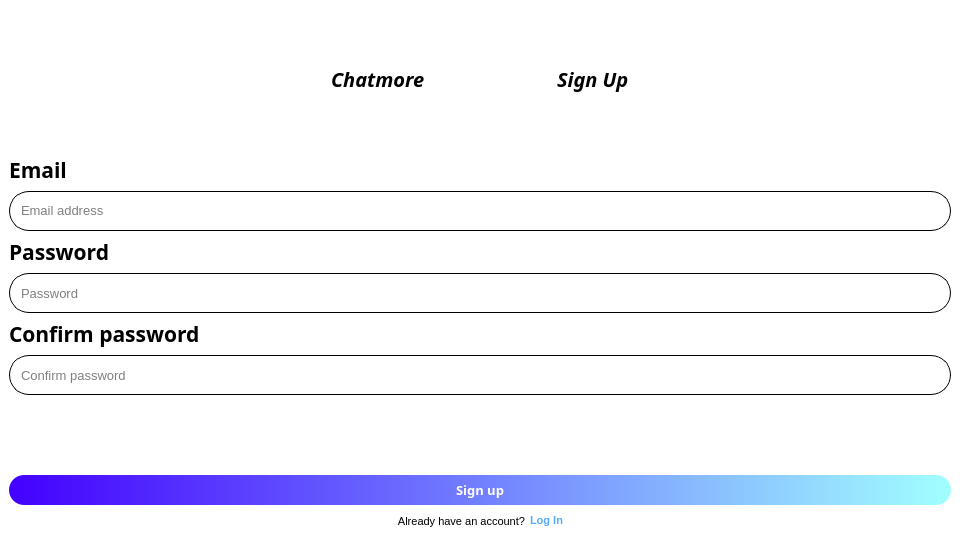
<?xml version="1.0" encoding="UTF-8"?>
<ui version="4.0">
 <class>MainWindow</class>
 <widget class="QMainWindow" name="MainWindow">
  <property name="geometry">
   <rect>
    <x>0</x>
    <y>0</y>
    <width>960</width>
    <height>540</height>
   </rect>
  </property>
  <property name="windowTitle">
   <string>MainWindow</string>
  </property>
  <widget class="QWidget" name="centralwidget">
   <layout class="QVBoxLayout" name="verticalLayout_2">
    <property name="spacing">
     <number>0</number>
    </property>
    <property name="leftMargin">
     <number>0</number>
    </property>
    <property name="topMargin">
     <number>0</number>
    </property>
    <property name="rightMargin">
     <number>0</number>
    </property>
    <property name="bottomMargin">
     <number>0</number>
    </property>
    <item>
     <widget class="QWidget" name="widget" native="true">
      <property name="minimumSize">
       <size>
        <width>0</width>
        <height>0</height>
       </size>
      </property>
      <property name="styleSheet">
       <string notr="true">QWidget#widget{
	background-color: white;
}</string>
      </property>
      <layout class="QVBoxLayout" name="verticalLayout">
       <item>
        <widget class="QWidget" name="widget_6" native="true">
         <property name="minimumSize">
          <size>
           <width>0</width>
           <height>140</height>
          </size>
         </property>
         <layout class="QHBoxLayout" name="horizontalLayout_5">
          <property name="leftMargin">
           <number>0</number>
          </property>
          <property name="topMargin">
           <number>10</number>
          </property>
          <property name="rightMargin">
           <number>0</number>
          </property>
          <property name="bottomMargin">
           <number>10</number>
          </property>
          <item>
           <spacer name="horizontalSpacer_3">
            <property name="orientation">
             <enum>Qt::Horizontal</enum>
            </property>
            <property name="sizeHint" stdset="0">
             <size>
              <width>40</width>
              <height>20</height>
             </size>
            </property>
           </spacer>
          </item>
          <item>
           <widget class="QLabel" name="label_3">
            <property name="font">
             <font>
              <family>Monotype Corsiva</family>
              <pointsize>15</pointsize>
              <weight>75</weight>
              <italic>true</italic>
              <bold>true</bold>
             </font>
            </property>
            <property name="text">
             <string>Chatmore</string>
            </property>
           </widget>
          </item>
          <item>
           <widget class="QLabel" name="label_6">
            <property name="minimumSize">
             <size>
              <width>120</width>
              <height>120</height>
             </size>
            </property>
            <property name="maximumSize">
             <size>
              <width>120</width>
              <height>120</height>
             </size>
            </property>
            <property name="text">
             <string/>
            </property>
            <property name="pixmap">
             <pixmap>../images/logo.png</pixmap>
            </property>
            <property name="scaledContents">
             <bool>true</bool>
            </property>
           </widget>
          </item>
          <item>
           <widget class="QLabel" name="label_7">
            <property name="font">
             <font>
              <family>Monotype Corsiva</family>
              <pointsize>15</pointsize>
              <weight>75</weight>
              <italic>true</italic>
              <bold>true</bold>
             </font>
            </property>
            <property name="text">
             <string>Sign Up</string>
            </property>
           </widget>
          </item>
          <item>
           <spacer name="horizontalSpacer_4">
            <property name="orientation">
             <enum>Qt::Horizontal</enum>
            </property>
            <property name="sizeHint" stdset="0">
             <size>
              <width>40</width>
              <height>20</height>
             </size>
            </property>
           </spacer>
          </item>
         </layout>
        </widget>
       </item>
       <item>
        <widget class="QLabel" name="label">
         <property name="maximumSize">
          <size>
           <width>16777215</width>
           <height>50</height>
          </size>
         </property>
         <property name="font">
          <font>
           <family>Monotype Corsiva</family>
           <pointsize>16</pointsize>
           <weight>75</weight>
           <bold>true</bold>
          </font>
         </property>
         <property name="text">
          <string>Email</string>
         </property>
        </widget>
       </item>
       <item>
        <widget class="QWidget" name="widget_2" native="true">
         <property name="minimumSize">
          <size>
           <width>0</width>
           <height>40</height>
          </size>
         </property>
         <property name="maximumSize">
          <size>
           <width>16777215</width>
           <height>40</height>
          </size>
         </property>
         <property name="styleSheet">
          <string notr="true">QWidget#widget_2{
	border-radius: 20px;
	border: 1px solid;
}</string>
         </property>
         <layout class="QHBoxLayout" name="horizontalLayout">
          <property name="spacing">
           <number>0</number>
          </property>
          <property name="leftMargin">
           <number>10</number>
          </property>
          <property name="topMargin">
           <number>0</number>
          </property>
          <property name="rightMargin">
           <number>10</number>
          </property>
          <property name="bottomMargin">
           <number>0</number>
          </property>
          <item>
           <widget class="QLineEdit" name="lineEdit">
            <property name="font">
             <font>
              <pointsize>10</pointsize>
             </font>
            </property>
            <property name="styleSheet">
             <string notr="true">QLineEdit{
	border: none;
	background-color: transparent;
}</string>
            </property>
            <property name="placeholderText">
             <string>Email address</string>
            </property>
           </widget>
          </item>
          <item>
           <widget class="QPushButton" name="pushButton_2">
            <property name="minimumSize">
             <size>
              <width>32</width>
              <height>32</height>
             </size>
            </property>
            <property name="maximumSize">
             <size>
              <width>32</width>
              <height>32</height>
             </size>
            </property>
            <property name="cursor">
             <cursorShape>PointingHandCursor</cursorShape>
            </property>
            <property name="styleSheet">
             <string notr="true">QPushButton{
	border: none;
}</string>
            </property>
            <property name="icon">
             <iconset>
              <normaloff>../images/eye_15632446.png</normaloff>../images/eye_15632446.png</iconset>
            </property>
           </widget>
          </item>
         </layout>
        </widget>
       </item>
       <item>
        <widget class="QLabel" name="label_2">
         <property name="maximumSize">
          <size>
           <width>16777215</width>
           <height>50</height>
          </size>
         </property>
         <property name="font">
          <font>
           <family>Monotype Corsiva</family>
           <pointsize>16</pointsize>
           <weight>75</weight>
           <bold>true</bold>
          </font>
         </property>
         <property name="text">
          <string>Password</string>
         </property>
        </widget>
       </item>
       <item>
        <widget class="QWidget" name="widget_3" native="true">
         <property name="minimumSize">
          <size>
           <width>0</width>
           <height>40</height>
          </size>
         </property>
         <property name="maximumSize">
          <size>
           <width>16777215</width>
           <height>40</height>
          </size>
         </property>
         <property name="styleSheet">
          <string notr="true">QWidget#widget_3{
	border-radius: 20px;
	border: 1px solid
}</string>
         </property>
         <layout class="QHBoxLayout" name="horizontalLayout_2">
          <property name="leftMargin">
           <number>10</number>
          </property>
          <property name="topMargin">
           <number>0</number>
          </property>
          <property name="rightMargin">
           <number>10</number>
          </property>
          <property name="bottomMargin">
           <number>0</number>
          </property>
          <item>
           <widget class="QLineEdit" name="lineEdit_2">
            <property name="minimumSize">
             <size>
              <width>0</width>
              <height>40</height>
             </size>
            </property>
            <property name="maximumSize">
             <size>
              <width>16777215</width>
              <height>40</height>
             </size>
            </property>
            <property name="font">
             <font>
              <pointsize>10</pointsize>
             </font>
            </property>
            <property name="cursor">
             <cursorShape>IBeamCursor</cursorShape>
            </property>
            <property name="styleSheet">
             <string notr="true">QLineEdit{
	border:none;
	background-color:transparent;
}</string>
            </property>
            <property name="echoMode">
             <enum>QLineEdit::Password</enum>
            </property>
            <property name="placeholderText">
             <string>Password</string>
            </property>
           </widget>
          </item>
          <item>
           <widget class="QPushButton" name="pushButton_3">
            <property name="minimumSize">
             <size>
              <width>32</width>
              <height>32</height>
             </size>
            </property>
            <property name="maximumSize">
             <size>
              <width>32</width>
              <height>32</height>
             </size>
            </property>
            <property name="cursor">
             <cursorShape>PointingHandCursor</cursorShape>
            </property>
            <property name="styleSheet">
             <string notr="true">QPushButton{
	border: none;
}</string>
            </property>
            <property name="icon">
             <iconset>
              <normaloff>../images/eye_15632446.png</normaloff>../images/eye_15632446.png</iconset>
            </property>
           </widget>
          </item>
         </layout>
        </widget>
       </item>
       <item>
        <widget class="QLabel" name="label_4">
         <property name="maximumSize">
          <size>
           <width>16777215</width>
           <height>50</height>
          </size>
         </property>
         <property name="font">
          <font>
           <family>Monotype Corsiva</family>
           <pointsize>16</pointsize>
           <weight>75</weight>
           <bold>true</bold>
          </font>
         </property>
         <property name="text">
          <string>Confirm password</string>
         </property>
        </widget>
       </item>
       <item>
        <widget class="QWidget" name="widget_4" native="true">
         <property name="minimumSize">
          <size>
           <width>0</width>
           <height>40</height>
          </size>
         </property>
         <property name="maximumSize">
          <size>
           <width>16777215</width>
           <height>40</height>
          </size>
         </property>
         <property name="styleSheet">
          <string notr="true">QWidget#widget_4{
	border-radius: 20px;
	border: 1px solid
}</string>
         </property>
         <layout class="QHBoxLayout" name="horizontalLayout_3">
          <property name="leftMargin">
           <number>10</number>
          </property>
          <property name="topMargin">
           <number>0</number>
          </property>
          <property name="rightMargin">
           <number>10</number>
          </property>
          <property name="bottomMargin">
           <number>0</number>
          </property>
          <item>
           <widget class="QLineEdit" name="lineEdit_3">
            <property name="minimumSize">
             <size>
              <width>0</width>
              <height>40</height>
             </size>
            </property>
            <property name="maximumSize">
             <size>
              <width>16777215</width>
              <height>40</height>
             </size>
            </property>
            <property name="font">
             <font>
              <pointsize>10</pointsize>
             </font>
            </property>
            <property name="cursor">
             <cursorShape>IBeamCursor</cursorShape>
            </property>
            <property name="styleSheet">
             <string notr="true">QLineEdit{
	border:none;
	background-color:transparent;
}</string>
            </property>
            <property name="echoMode">
             <enum>QLineEdit::Password</enum>
            </property>
            <property name="placeholderText">
             <string>Confirm password</string>
            </property>
           </widget>
          </item>
          <item>
           <widget class="QPushButton" name="pushButton_4">
            <property name="minimumSize">
             <size>
              <width>32</width>
              <height>32</height>
             </size>
            </property>
            <property name="maximumSize">
             <size>
              <width>32</width>
              <height>32</height>
             </size>
            </property>
            <property name="cursor">
             <cursorShape>PointingHandCursor</cursorShape>
            </property>
            <property name="styleSheet">
             <string notr="true">QPushButton{
	border: none;
}</string>
            </property>
            <property name="icon">
             <iconset>
              <normaloff>../images/eye_15632446.png</normaloff>../images/eye_15632446.png</iconset>
            </property>
           </widget>
          </item>
         </layout>
        </widget>
       </item>
       <item>
        <spacer name="verticalSpacer">
         <property name="orientation">
          <enum>Qt::Vertical</enum>
         </property>
         <property name="sizeHint" stdset="0">
          <size>
           <width>20</width>
           <height>40</height>
          </size>
         </property>
        </spacer>
       </item>
       <item>
        <widget class="QPushButton" name="pushButton">
         <property name="minimumSize">
          <size>
           <width>0</width>
           <height>30</height>
          </size>
         </property>
         <property name="maximumSize">
          <size>
           <width>16777215</width>
           <height>30</height>
          </size>
         </property>
         <property name="font">
          <font>
           <family>Monotype Corsiva</family>
           <pointsize>10</pointsize>
           <weight>75</weight>
           <bold>true</bold>
          </font>
         </property>
         <property name="cursor">
          <cursorShape>PointingHandCursor</cursorShape>
         </property>
         <property name="styleSheet">
          <string notr="true">QPushButton#pushButton{
	color:rgb(255, 255, 255);
	border-radius: 15px;

	background-color: qlineargradient(spread:pad, x1:0, y1:0, x2:1, y2:0, stop:0 rgba(67, 0, 255, 255), stop:1 rgba(161, 255, 255, 255));
}
QPushButton#pushButton:hover{
	background-color:qlineargradient(spread:pad, x1:0, y1:0, x2:1, y2:0, stop:0 rgba(67, 0, 255, 215), stop:1 rgba(161, 255, 255, 255))
}</string>
         </property>
         <property name="text">
          <string>Sign up</string>
         </property>
        </widget>
       </item>
       <item>
        <widget class="QWidget" name="widget_5" native="true">
         <property name="font">
          <font>
           <pointsize>10</pointsize>
          </font>
         </property>
         <layout class="QHBoxLayout" name="horizontalLayout_4">
          <property name="spacing">
           <number>5</number>
          </property>
          <property name="leftMargin">
           <number>0</number>
          </property>
          <property name="topMargin">
           <number>0</number>
          </property>
          <property name="rightMargin">
           <number>0</number>
          </property>
          <property name="bottomMargin">
           <number>0</number>
          </property>
          <item>
           <spacer name="horizontalSpacer_2">
            <property name="orientation">
             <enum>Qt::Horizontal</enum>
            </property>
            <property name="sizeHint" stdset="0">
             <size>
              <width>40</width>
              <height>20</height>
             </size>
            </property>
           </spacer>
          </item>
          <item>
           <widget class="QLabel" name="label_5">
            <property name="font">
             <font>
              <pointsize>8</pointsize>
             </font>
            </property>
            <property name="text">
             <string>Already have an account?</string>
            </property>
            <property name="alignment">
             <set>Qt::AlignRight|Qt::AlignTrailing|Qt::AlignVCenter</set>
            </property>
           </widget>
          </item>
          <item>
           <widget class="QPushButton" name="pushButton_5">
            <property name="font">
             <font>
              <family>MS Shell Dlg 2</family>
              <pointsize>8</pointsize>
              <weight>75</weight>
              <bold>true</bold>
             </font>
            </property>
            <property name="cursor">
             <cursorShape>PointingHandCursor</cursorShape>
            </property>
            <property name="styleSheet">
             <string notr="true">QPushButton{
	border:none;
	background-color: transparent;
	color:rgb(85, 170, 255);
}</string>
            </property>
            <property name="text">
             <string>Log In</string>
            </property>
           </widget>
          </item>
          <item>
           <spacer name="horizontalSpacer">
            <property name="orientation">
             <enum>Qt::Horizontal</enum>
            </property>
            <property name="sizeHint" stdset="0">
             <size>
              <width>40</width>
              <height>20</height>
             </size>
            </property>
           </spacer>
          </item>
         </layout>
        </widget>
       </item>
      </layout>
     </widget>
    </item>
   </layout>
  </widget>
 </widget>
 <resources/>
 <connections/>
</ui>
